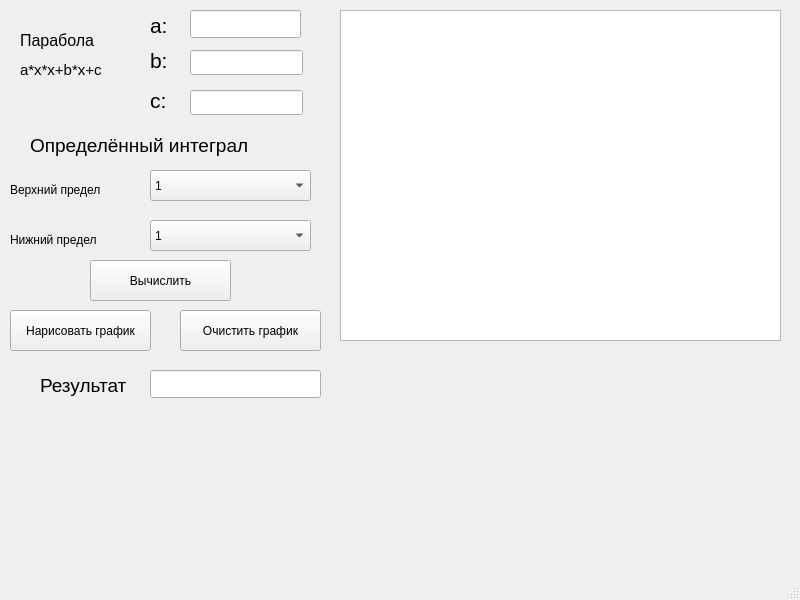
<?xml version="1.0" encoding="UTF-8"?>
<ui version="4.0">
 <class>MainWindow</class>
 <widget class="QMainWindow" name="MainWindow">
  <property name="geometry">
   <rect>
    <x>0</x>
    <y>0</y>
    <width>800</width>
    <height>600</height>
   </rect>
  </property>
  <property name="windowTitle">
   <string>MainWindow</string>
  </property>
  <widget class="QWidget" name="centralwidget">
   <widget class="QComboBox" name="comboBox">
    <property name="geometry">
     <rect>
      <x>150</x>
      <y>170</y>
      <width>161</width>
      <height>31</height>
     </rect>
    </property>
    <item>
     <property name="text">
      <string>1</string>
     </property>
    </item>
    <item>
     <property name="text">
      <string>2</string>
     </property>
    </item>
    <item>
     <property name="text">
      <string>3</string>
     </property>
    </item>
    <item>
     <property name="text">
      <string>4</string>
     </property>
    </item>
    <item>
     <property name="text">
      <string>5</string>
     </property>
    </item>
    <item>
     <property name="text">
      <string>6</string>
     </property>
    </item>
    <item>
     <property name="text">
      <string>7</string>
     </property>
    </item>
    <item>
     <property name="text">
      <string>8</string>
     </property>
    </item>
    <item>
     <property name="text">
      <string>9</string>
     </property>
    </item>
    <item>
     <property name="text">
      <string>10</string>
     </property>
    </item>
    <item>
     <property name="text">
      <string>11</string>
     </property>
    </item>
    <item>
     <property name="text">
      <string>12</string>
     </property>
    </item>
    <item>
     <property name="text">
      <string>13</string>
     </property>
    </item>
    <item>
     <property name="text">
      <string>14</string>
     </property>
    </item>
    <item>
     <property name="text">
      <string>15</string>
     </property>
    </item>
    <item>
     <property name="text">
      <string>16</string>
     </property>
    </item>
    <item>
     <property name="text">
      <string>17</string>
     </property>
    </item>
    <item>
     <property name="text">
      <string>18</string>
     </property>
    </item>
    <item>
     <property name="text">
      <string>19</string>
     </property>
    </item>
    <item>
     <property name="text">
      <string>20</string>
     </property>
    </item>
    <item>
     <property name="text">
      <string>21</string>
     </property>
    </item>
    <item>
     <property name="text">
      <string>22</string>
     </property>
    </item>
    <item>
     <property name="text">
      <string>23</string>
     </property>
    </item>
    <item>
     <property name="text">
      <string>24</string>
     </property>
    </item>
    <item>
     <property name="text">
      <string>25</string>
     </property>
    </item>
    <item>
     <property name="text">
      <string>26</string>
     </property>
    </item>
    <item>
     <property name="text">
      <string>27</string>
     </property>
    </item>
    <item>
     <property name="text">
      <string>28</string>
     </property>
    </item>
    <item>
     <property name="text">
      <string>29</string>
     </property>
    </item>
    <item>
     <property name="text">
      <string>30</string>
     </property>
    </item>
    <item>
     <property name="text">
      <string>31</string>
     </property>
    </item>
    <item>
     <property name="text">
      <string>32</string>
     </property>
    </item>
    <item>
     <property name="text">
      <string>33</string>
     </property>
    </item>
    <item>
     <property name="text">
      <string>34</string>
     </property>
    </item>
    <item>
     <property name="text">
      <string>35</string>
     </property>
    </item>
    <item>
     <property name="text">
      <string>36</string>
     </property>
    </item>
    <item>
     <property name="text">
      <string>37</string>
     </property>
    </item>
    <item>
     <property name="text">
      <string>38</string>
     </property>
    </item>
    <item>
     <property name="text">
      <string>39</string>
     </property>
    </item>
    <item>
     <property name="text">
      <string>40</string>
     </property>
    </item>
    <item>
     <property name="text">
      <string>41</string>
     </property>
    </item>
    <item>
     <property name="text">
      <string>42</string>
     </property>
    </item>
    <item>
     <property name="text">
      <string>43</string>
     </property>
    </item>
    <item>
     <property name="text">
      <string>44</string>
     </property>
    </item>
    <item>
     <property name="text">
      <string>45</string>
     </property>
    </item>
    <item>
     <property name="text">
      <string>46</string>
     </property>
    </item>
    <item>
     <property name="text">
      <string>47</string>
     </property>
    </item>
    <item>
     <property name="text">
      <string>48</string>
     </property>
    </item>
    <item>
     <property name="text">
      <string>49</string>
     </property>
    </item>
    <item>
     <property name="text">
      <string>50</string>
     </property>
    </item>
    <item>
     <property name="text">
      <string>51</string>
     </property>
    </item>
    <item>
     <property name="text">
      <string>52</string>
     </property>
    </item>
    <item>
     <property name="text">
      <string>53</string>
     </property>
    </item>
    <item>
     <property name="text">
      <string>54</string>
     </property>
    </item>
    <item>
     <property name="text">
      <string>55</string>
     </property>
    </item>
    <item>
     <property name="text">
      <string>56</string>
     </property>
    </item>
    <item>
     <property name="text">
      <string>57</string>
     </property>
    </item>
    <item>
     <property name="text">
      <string>58</string>
     </property>
    </item>
    <item>
     <property name="text">
      <string>59</string>
     </property>
    </item>
    <item>
     <property name="text">
      <string>60</string>
     </property>
    </item>
    <item>
     <property name="text">
      <string>61</string>
     </property>
    </item>
    <item>
     <property name="text">
      <string>62</string>
     </property>
    </item>
    <item>
     <property name="text">
      <string>63</string>
     </property>
    </item>
    <item>
     <property name="text">
      <string>64</string>
     </property>
    </item>
    <item>
     <property name="text">
      <string>65</string>
     </property>
    </item>
    <item>
     <property name="text">
      <string>66</string>
     </property>
    </item>
    <item>
     <property name="text">
      <string>67</string>
     </property>
    </item>
    <item>
     <property name="text">
      <string>68</string>
     </property>
    </item>
    <item>
     <property name="text">
      <string>69</string>
     </property>
    </item>
    <item>
     <property name="text">
      <string>70</string>
     </property>
    </item>
    <item>
     <property name="text">
      <string>71</string>
     </property>
    </item>
    <item>
     <property name="text">
      <string>72</string>
     </property>
    </item>
    <item>
     <property name="text">
      <string>73</string>
     </property>
    </item>
    <item>
     <property name="text">
      <string>74</string>
     </property>
    </item>
    <item>
     <property name="text">
      <string>75</string>
     </property>
    </item>
    <item>
     <property name="text">
      <string>76</string>
     </property>
    </item>
    <item>
     <property name="text">
      <string>77</string>
     </property>
    </item>
    <item>
     <property name="text">
      <string>78</string>
     </property>
    </item>
    <item>
     <property name="text">
      <string>79</string>
     </property>
    </item>
    <item>
     <property name="text">
      <string>80</string>
     </property>
    </item>
    <item>
     <property name="text">
      <string>81</string>
     </property>
    </item>
    <item>
     <property name="text">
      <string>82</string>
     </property>
    </item>
    <item>
     <property name="text">
      <string>83</string>
     </property>
    </item>
    <item>
     <property name="text">
      <string>84</string>
     </property>
    </item>
    <item>
     <property name="text">
      <string>85</string>
     </property>
    </item>
    <item>
     <property name="text">
      <string>86</string>
     </property>
    </item>
    <item>
     <property name="text">
      <string>87</string>
     </property>
    </item>
    <item>
     <property name="text">
      <string>88</string>
     </property>
    </item>
    <item>
     <property name="text">
      <string>89</string>
     </property>
    </item>
    <item>
     <property name="text">
      <string>90</string>
     </property>
    </item>
    <item>
     <property name="text">
      <string>91</string>
     </property>
    </item>
    <item>
     <property name="text">
      <string>92</string>
     </property>
    </item>
    <item>
     <property name="text">
      <string>93</string>
     </property>
    </item>
    <item>
     <property name="text">
      <string>94</string>
     </property>
    </item>
    <item>
     <property name="text">
      <string>95</string>
     </property>
    </item>
    <item>
     <property name="text">
      <string>96</string>
     </property>
    </item>
    <item>
     <property name="text">
      <string>97</string>
     </property>
    </item>
    <item>
     <property name="text">
      <string>98</string>
     </property>
    </item>
    <item>
     <property name="text">
      <string>99</string>
     </property>
    </item>
    <item>
     <property name="text">
      <string>100</string>
     </property>
    </item>
   </widget>
   <widget class="QLabel" name="label">
    <property name="geometry">
     <rect>
      <x>10</x>
      <y>230</y>
      <width>121</width>
      <height>20</height>
     </rect>
    </property>
    <property name="text">
     <string>Нижний предел</string>
    </property>
   </widget>
   <widget class="QLineEdit" name="lineEdit">
    <property name="geometry">
     <rect>
      <x>190</x>
      <y>10</y>
      <width>111</width>
      <height>28</height>
     </rect>
    </property>
   </widget>
   <widget class="QLabel" name="label_2">
    <property name="geometry">
     <rect>
      <x>10</x>
      <y>180</y>
      <width>121</width>
      <height>20</height>
     </rect>
    </property>
    <property name="text">
     <string>Верхний предел</string>
    </property>
   </widget>
   <widget class="QLabel" name="label_3">
    <property name="geometry">
     <rect>
      <x>20</x>
      <y>30</y>
      <width>101</width>
      <height>20</height>
     </rect>
    </property>
    <property name="font">
     <font>
      <pointsize>12</pointsize>
     </font>
    </property>
    <property name="text">
     <string>Парабола</string>
    </property>
   </widget>
   <widget class="QLabel" name="label_4">
    <property name="geometry">
     <rect>
      <x>40</x>
      <y>370</y>
      <width>111</width>
      <height>31</height>
     </rect>
    </property>
    <property name="font">
     <font>
      <pointsize>14</pointsize>
     </font>
    </property>
    <property name="text">
     <string>Результат</string>
    </property>
   </widget>
   <widget class="QLineEdit" name="lineEdit_2">
    <property name="geometry">
     <rect>
      <x>150</x>
      <y>370</y>
      <width>171</width>
      <height>28</height>
     </rect>
    </property>
   </widget>
   <widget class="QPushButton" name="pushButton">
    <property name="geometry">
     <rect>
      <x>90</x>
      <y>260</y>
      <width>141</width>
      <height>41</height>
     </rect>
    </property>
    <property name="text">
     <string>Вычислить</string>
    </property>
   </widget>
   <widget class="QGraphicsView" name="graphicsView">
    <property name="geometry">
     <rect>
      <x>340</x>
      <y>10</y>
      <width>441</width>
      <height>331</height>
     </rect>
    </property>
   </widget>
   <widget class="QComboBox" name="comboBox_2">
    <property name="geometry">
     <rect>
      <x>150</x>
      <y>220</y>
      <width>161</width>
      <height>31</height>
     </rect>
    </property>
    <item>
     <property name="text">
      <string>1</string>
     </property>
    </item>
    <item>
     <property name="text">
      <string>2</string>
     </property>
    </item>
    <item>
     <property name="text">
      <string>3</string>
     </property>
    </item>
    <item>
     <property name="text">
      <string>4</string>
     </property>
    </item>
    <item>
     <property name="text">
      <string>5</string>
     </property>
    </item>
    <item>
     <property name="text">
      <string>6</string>
     </property>
    </item>
    <item>
     <property name="text">
      <string>7</string>
     </property>
    </item>
    <item>
     <property name="text">
      <string>8</string>
     </property>
    </item>
    <item>
     <property name="text">
      <string>9</string>
     </property>
    </item>
    <item>
     <property name="text">
      <string>10</string>
     </property>
    </item>
    <item>
     <property name="text">
      <string>11</string>
     </property>
    </item>
    <item>
     <property name="text">
      <string>12</string>
     </property>
    </item>
    <item>
     <property name="text">
      <string>13</string>
     </property>
    </item>
    <item>
     <property name="text">
      <string>14</string>
     </property>
    </item>
    <item>
     <property name="text">
      <string>15</string>
     </property>
    </item>
    <item>
     <property name="text">
      <string>16</string>
     </property>
    </item>
    <item>
     <property name="text">
      <string>17</string>
     </property>
    </item>
    <item>
     <property name="text">
      <string>18</string>
     </property>
    </item>
    <item>
     <property name="text">
      <string>19</string>
     </property>
    </item>
    <item>
     <property name="text">
      <string>20</string>
     </property>
    </item>
    <item>
     <property name="text">
      <string>21</string>
     </property>
    </item>
    <item>
     <property name="text">
      <string>22</string>
     </property>
    </item>
    <item>
     <property name="text">
      <string>23</string>
     </property>
    </item>
    <item>
     <property name="text">
      <string>24</string>
     </property>
    </item>
    <item>
     <property name="text">
      <string>25</string>
     </property>
    </item>
    <item>
     <property name="text">
      <string>26</string>
     </property>
    </item>
    <item>
     <property name="text">
      <string>27</string>
     </property>
    </item>
    <item>
     <property name="text">
      <string>28</string>
     </property>
    </item>
    <item>
     <property name="text">
      <string>29</string>
     </property>
    </item>
    <item>
     <property name="text">
      <string>30</string>
     </property>
    </item>
    <item>
     <property name="text">
      <string>31</string>
     </property>
    </item>
    <item>
     <property name="text">
      <string>32</string>
     </property>
    </item>
    <item>
     <property name="text">
      <string>33</string>
     </property>
    </item>
    <item>
     <property name="text">
      <string>34</string>
     </property>
    </item>
    <item>
     <property name="text">
      <string>35</string>
     </property>
    </item>
    <item>
     <property name="text">
      <string>36</string>
     </property>
    </item>
    <item>
     <property name="text">
      <string>37</string>
     </property>
    </item>
    <item>
     <property name="text">
      <string>38</string>
     </property>
    </item>
    <item>
     <property name="text">
      <string>39</string>
     </property>
    </item>
    <item>
     <property name="text">
      <string>40</string>
     </property>
    </item>
    <item>
     <property name="text">
      <string>41</string>
     </property>
    </item>
    <item>
     <property name="text">
      <string>42</string>
     </property>
    </item>
    <item>
     <property name="text">
      <string>43</string>
     </property>
    </item>
    <item>
     <property name="text">
      <string>44</string>
     </property>
    </item>
    <item>
     <property name="text">
      <string>45</string>
     </property>
    </item>
    <item>
     <property name="text">
      <string>46</string>
     </property>
    </item>
    <item>
     <property name="text">
      <string>47</string>
     </property>
    </item>
    <item>
     <property name="text">
      <string>48</string>
     </property>
    </item>
    <item>
     <property name="text">
      <string>49</string>
     </property>
    </item>
    <item>
     <property name="text">
      <string>50</string>
     </property>
    </item>
    <item>
     <property name="text">
      <string>51</string>
     </property>
    </item>
    <item>
     <property name="text">
      <string>52</string>
     </property>
    </item>
    <item>
     <property name="text">
      <string>53</string>
     </property>
    </item>
    <item>
     <property name="text">
      <string>54</string>
     </property>
    </item>
    <item>
     <property name="text">
      <string>55</string>
     </property>
    </item>
    <item>
     <property name="text">
      <string>56</string>
     </property>
    </item>
    <item>
     <property name="text">
      <string>57</string>
     </property>
    </item>
    <item>
     <property name="text">
      <string>58</string>
     </property>
    </item>
    <item>
     <property name="text">
      <string>59</string>
     </property>
    </item>
    <item>
     <property name="text">
      <string>60</string>
     </property>
    </item>
    <item>
     <property name="text">
      <string>61</string>
     </property>
    </item>
    <item>
     <property name="text">
      <string>62</string>
     </property>
    </item>
    <item>
     <property name="text">
      <string>63</string>
     </property>
    </item>
    <item>
     <property name="text">
      <string>64</string>
     </property>
    </item>
    <item>
     <property name="text">
      <string>65</string>
     </property>
    </item>
    <item>
     <property name="text">
      <string>66</string>
     </property>
    </item>
    <item>
     <property name="text">
      <string>67</string>
     </property>
    </item>
    <item>
     <property name="text">
      <string>68</string>
     </property>
    </item>
    <item>
     <property name="text">
      <string>69</string>
     </property>
    </item>
    <item>
     <property name="text">
      <string>70</string>
     </property>
    </item>
    <item>
     <property name="text">
      <string>71</string>
     </property>
    </item>
    <item>
     <property name="text">
      <string>72</string>
     </property>
    </item>
    <item>
     <property name="text">
      <string>73</string>
     </property>
    </item>
    <item>
     <property name="text">
      <string>74</string>
     </property>
    </item>
    <item>
     <property name="text">
      <string>75</string>
     </property>
    </item>
    <item>
     <property name="text">
      <string>76</string>
     </property>
    </item>
    <item>
     <property name="text">
      <string>77</string>
     </property>
    </item>
    <item>
     <property name="text">
      <string>78</string>
     </property>
    </item>
    <item>
     <property name="text">
      <string>79</string>
     </property>
    </item>
    <item>
     <property name="text">
      <string>80</string>
     </property>
    </item>
    <item>
     <property name="text">
      <string>81</string>
     </property>
    </item>
    <item>
     <property name="text">
      <string>82</string>
     </property>
    </item>
    <item>
     <property name="text">
      <string>83</string>
     </property>
    </item>
    <item>
     <property name="text">
      <string>84</string>
     </property>
    </item>
    <item>
     <property name="text">
      <string>85</string>
     </property>
    </item>
    <item>
     <property name="text">
      <string>86</string>
     </property>
    </item>
    <item>
     <property name="text">
      <string>87</string>
     </property>
    </item>
    <item>
     <property name="text">
      <string>88</string>
     </property>
    </item>
    <item>
     <property name="text">
      <string>89</string>
     </property>
    </item>
    <item>
     <property name="text">
      <string>90</string>
     </property>
    </item>
    <item>
     <property name="text">
      <string>91</string>
     </property>
    </item>
    <item>
     <property name="text">
      <string>92</string>
     </property>
    </item>
    <item>
     <property name="text">
      <string>93</string>
     </property>
    </item>
    <item>
     <property name="text">
      <string>94</string>
     </property>
    </item>
    <item>
     <property name="text">
      <string>95</string>
     </property>
    </item>
    <item>
     <property name="text">
      <string>96</string>
     </property>
    </item>
    <item>
     <property name="text">
      <string>97</string>
     </property>
    </item>
    <item>
     <property name="text">
      <string>98</string>
     </property>
    </item>
    <item>
     <property name="text">
      <string>99</string>
     </property>
    </item>
    <item>
     <property name="text">
      <string>100</string>
     </property>
    </item>
   </widget>
   <widget class="QPushButton" name="pushButton_3">
    <property name="geometry">
     <rect>
      <x>10</x>
      <y>310</y>
      <width>141</width>
      <height>41</height>
     </rect>
    </property>
    <property name="text">
     <string>Нарисовать график</string>
    </property>
   </widget>
   <widget class="QPushButton" name="pushButton_4">
    <property name="geometry">
     <rect>
      <x>180</x>
      <y>310</y>
      <width>141</width>
      <height>41</height>
     </rect>
    </property>
    <property name="text">
     <string>Очистить график</string>
    </property>
   </widget>
   <widget class="QLineEdit" name="lineEdit_3">
    <property name="geometry">
     <rect>
      <x>190</x>
      <y>50</y>
      <width>113</width>
      <height>25</height>
     </rect>
    </property>
   </widget>
   <widget class="QLineEdit" name="lineEdit_4">
    <property name="geometry">
     <rect>
      <x>190</x>
      <y>90</y>
      <width>113</width>
      <height>25</height>
     </rect>
    </property>
   </widget>
   <widget class="QLabel" name="label_5">
    <property name="geometry">
     <rect>
      <x>150</x>
      <y>90</y>
      <width>21</width>
      <height>20</height>
     </rect>
    </property>
    <property name="font">
     <font>
      <pointsize>16</pointsize>
     </font>
    </property>
    <property name="text">
     <string>c:</string>
    </property>
   </widget>
   <widget class="QLabel" name="label_6">
    <property name="geometry">
     <rect>
      <x>150</x>
      <y>50</y>
      <width>31</width>
      <height>20</height>
     </rect>
    </property>
    <property name="font">
     <font>
      <pointsize>16</pointsize>
     </font>
    </property>
    <property name="text">
     <string>b:</string>
    </property>
   </widget>
   <widget class="QLabel" name="label_7">
    <property name="geometry">
     <rect>
      <x>150</x>
      <y>10</y>
      <width>31</width>
      <height>31</height>
     </rect>
    </property>
    <property name="font">
     <font>
      <pointsize>16</pointsize>
     </font>
    </property>
    <property name="text">
     <string>a:</string>
    </property>
   </widget>
   <widget class="QLabel" name="label_8">
    <property name="geometry">
     <rect>
      <x>20</x>
      <y>60</y>
      <width>111</width>
      <height>20</height>
     </rect>
    </property>
    <property name="font">
     <font>
      <pointsize>11</pointsize>
     </font>
    </property>
    <property name="text">
     <string>a*x*x+b*x+c </string>
    </property>
   </widget>
   <widget class="QLabel" name="label_9">
    <property name="geometry">
     <rect>
      <x>30</x>
      <y>130</y>
      <width>261</width>
      <height>31</height>
     </rect>
    </property>
    <property name="font">
     <font>
      <pointsize>14</pointsize>
     </font>
    </property>
    <property name="text">
     <string>Определённый интеграл</string>
    </property>
   </widget>
  </widget>
  <widget class="QMenuBar" name="menubar">
   <property name="geometry">
    <rect>
     <x>0</x>
     <y>0</y>
     <width>800</width>
     <height>26</height>
    </rect>
   </property>
  </widget>
  <widget class="QStatusBar" name="statusbar"/>
 </widget>
 <resources/>
 <connections/>
</ui>
